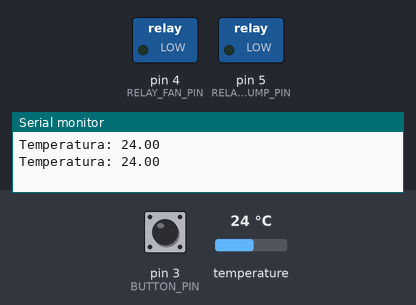
Simulated run of this sketch. Board: Arduino Uno, built with avr-gcc and run on an emulated ATmega328P. On the bench: switched loads named in the sketch (green lamp = pin HIGH), the last lines printed to the serial monitor. The test bench sets the inputs (shaded band); at power-on: temperature 24 °C, pin 3 (BUTTON_PIN) HIGH.

Above: at 3.3 s.
3.4 s: temperature set to 29.6 °C
5.9 s: temperature set to 30.5 °C
At 6.7 s:
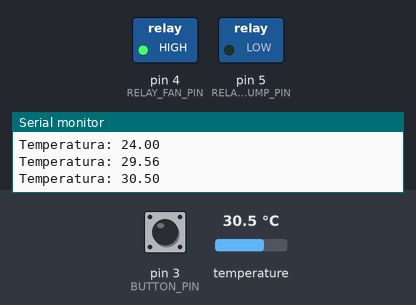
8.4 s: pin 3 (BUTTON_PIN) pulled LOW for 2.15 s
At 10.4 s:
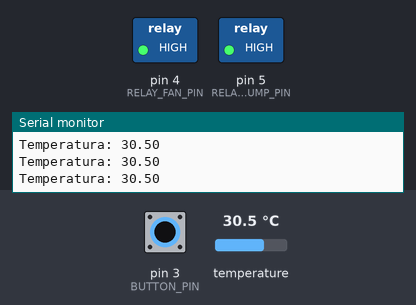
12.8 s: temperature set to 12 °C
At 14.2 s:
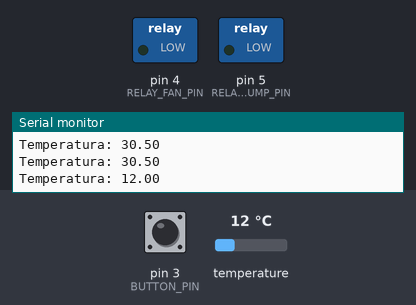
15.3 s: pin 3 (BUTTON_PIN) pulled LOW for 2.15 s
At 17.9 s:
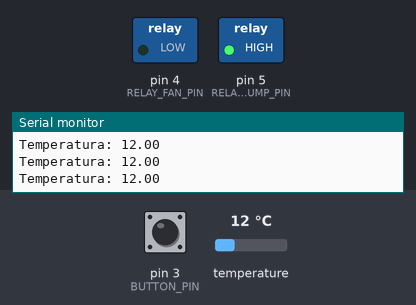
19.9 s: temperature set to 33 °C
At 20.4 s:
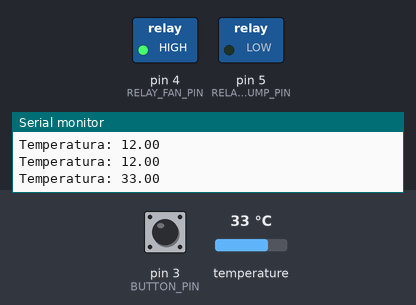
Timing chart, 0 to 22.9 s (numbered marks = the images above; inputs shaded):
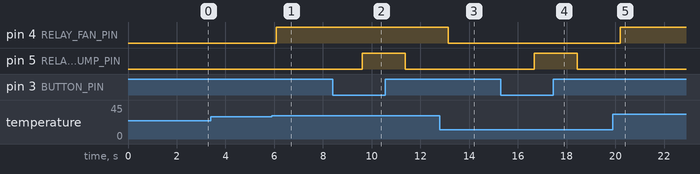

Measured:
- the behaviour switches between 30 and 30.1 °C on temperature (found by bisection; images 0 and 1)
- after the input at 5.9 s, pin 4 (RELAY_FAN_PIN): LOW → HIGH after 0.17 s
- after the input at 8.4 s, pin 5 (RELAY_PUMP_PIN): LOW → HIGH after 1.2 s, → LOW 1.8 s later
- after the input at 12.8 s, pin 4 (RELAY_FAN_PIN): HIGH → LOW after 0.33 s
- after the input at 15.3 s, pin 5 (RELAY_PUMP_PIN): LOW → HIGH after 1.4 s, → LOW 1.8 s later
- after the input at 19.9 s, pin 4 (RELAY_FAN_PIN): LOW → HIGH after 0.29 s

The sketch:

EcoGarden-Control.ino
```cpp
#include <OneWire.h>
#include <DallasTemperature.h>

#define TEMPERATURE_PIN 2
#define RELAY_FAN_PIN 4
#define RELAY_PUMP_PIN 5
#define BUTTON_PIN 3

OneWire oneWire(TEMPERATURE_PIN);
DallasTemperature sensors(&oneWire);

bool fanState = false;
bool pumpState = false;

void setup() {
  pinMode(RELAY_FAN_PIN, OUTPUT);
  pinMode(RELAY_PUMP_PIN, OUTPUT);
  pinMode(BUTTON_PIN, INPUT_PULLUP);
  sensors.begin();
  Serial.begin(9600);
}

void loop() {
  sensors.requestTemperatures();
  float temperature = sensors.getTempCByIndex(0);
  Serial.print("Temperatura: ");
  Serial.println(temperature);

  // Verifica se a temperatura está alta e liga a ventoinha
  if (temperature > 30) {
    digitalWrite(RELAY_FAN_PIN, HIGH);
    fanState = true;
  } else {
    digitalWrite(RELAY_FAN_PIN, LOW);
    fanState = false;
  }

  // Verifica se o botão foi pressionado e liga a bomba d'água
  if (digitalRead(BUTTON_PIN) == LOW) {
    digitalWrite(RELAY_PUMP_PIN, HIGH);
    pumpState = true;
  } else {
    digitalWrite(RELAY_PUMP_PIN, LOW);
    pumpState = false;
  }

  delay(1000); // Aguarda 1 segundo entre as leituras de temperatura
}
```
